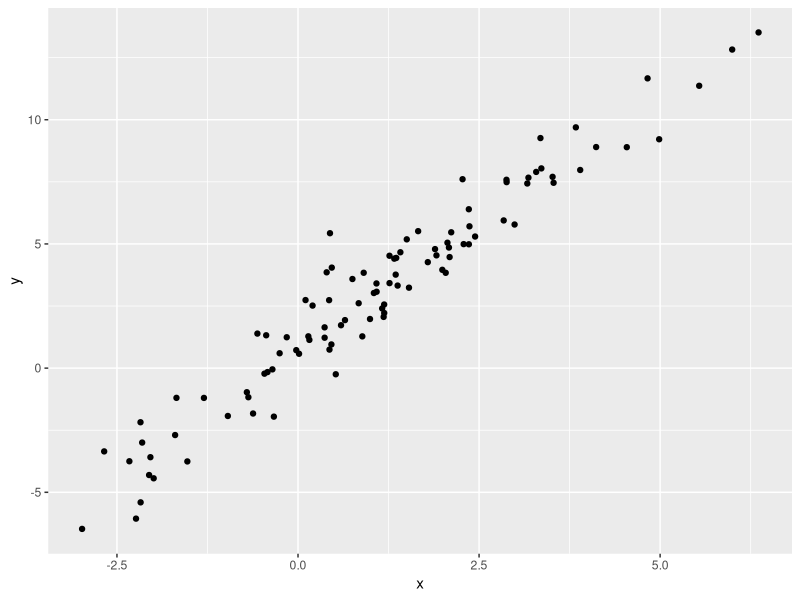

This figure's R source:
## ---- chunk 1
library(tidyverse)
## ---- chunk 2
plot_df = 
  tibble(
    x = rnorm(100, mean =1, sd =2),
    y = 1+2*x + rnorm(100)
  )
## ---- chunk 3
plot_df |> 
  ggplot(aes(x=x, y=y))+
  geom_point()
